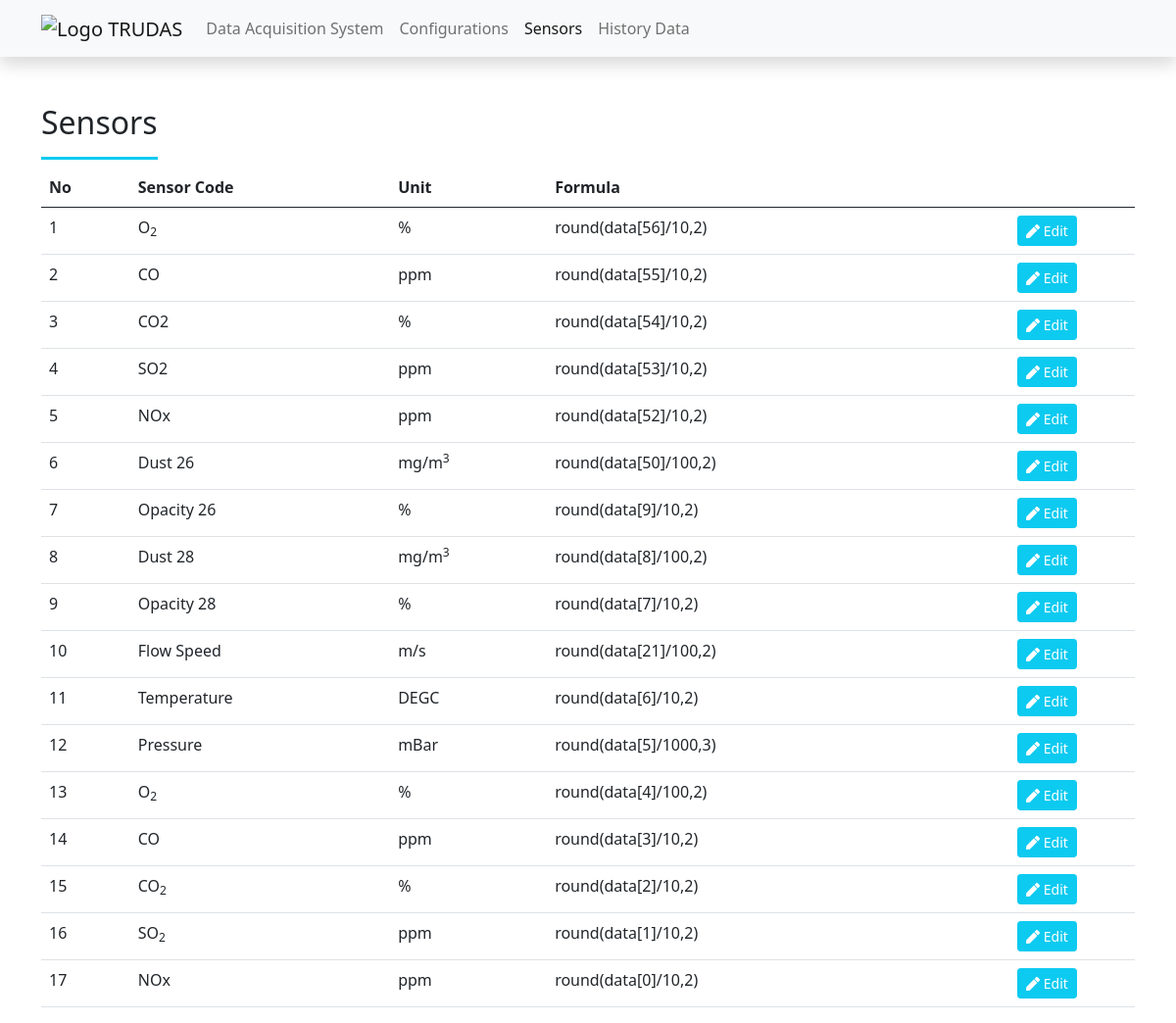
Screenshot of /egateway-das/sensors.php with the database file from the repository.
### tables this page shows
CREATE TABLE `sensors` (
  `id` int(10) unsigned NOT NULL AUTO_INCREMENT,
  `sensor_code` varchar(30) NOT NULL,
  `unit` varchar(100) NOT NULL,
  `formula` varchar(255) NOT NULL,
  `group_name` varchar(10) DEFAULT NULL,
  `xtimestamp` timestamp NOT NULL DEFAULT current_timestamp() ON UPDATE current_timestamp(),
  PRIMARY KEY (`id`),
  KEY `labjack_code` (`sensor_code`),
  KEY `group_name` (`group_name`)
);

### egateway-das/app.php (called while the page is built, shortened)
<?php
class App extends mysqli
{
    public function getSensors($group_name = "")
    {
        try {
            if ($group_name == "")
                $query = "SELECT * FROM sensors ORDER BY id DESC";
            else
                $query = "SELECT * FROM sensors WHERE group_name = '" . $group_name . "'";
            $execute = $this->query($query);
            $i = 0;
            $data = [];
            while ($row = $execute->fetch_assoc()) {
                $data[$i] = $row;
                $i++;
            }
            return $data;
        } catch (Exception $e) {
            return null;
        }
    }
}

### egateway-das/sensors.php (the view, shortened to what this page needs)
<?php
    include_once 'app.php';
    $app = new App();
?>
<!DOCTYPE html>
<html lang="en">
<head>
    <link href="assets/css/bootstrap.min.css" rel="stylesheet">
    <link href="assets/fontawesome/css/all.min.css" rel="stylesheet">
    <?php
        $sensors = $app->getSensors();
    ?>
</head>
<body>
    <?php include 'assets/navbar.php';?>
    <div class="container mt-5">
        <div class="d-flex justify-content-between align-items-center">
            <h1 class="h2 text-dark border-bottom border-3 pr-3 pb-3 border-info d-inline-block">Sensors</h1>
        </div>
        <table class="table table-hovered table-boreded">
            <thead>
                <th>No</th>
                <th>Sensor Code</th>
                <th>Unit</th>
                <th>Formula</th>
                <th></th>
            </thead>
            <tbody>
                <?php $i=1; foreach($sensors as $sensor):?>
                    <tr>
                        <td><?=$i?></td>
                        <td><?=$sensor['sensor_code']?></td>
                        <td><?=$sensor['unit']?></td>
                        <td><?=$sensor['formula']?></td>
                        <td class="text-center">
                            <button data-id="<?=$sensor['id']?>" class="btn btn-sm btn-info btn-edit text-white">
                                <i class="fas fa-pen"></i> Edit
                            </button>
                        </td>
                    </tr>
                <?php $i++; endforeach;?>
            </tbody>
        </table>
    </div>
</body>
</html>

### rows the page displays
sensors: sensor_code "O 2", unit "%", formula "round(data[56]/10,2)"
sensors: sensor_code "CO", unit "ppm", formula "round(data[55]/10,2)"
sensors: sensor_code "CO 2", unit "%", formula "round(data[54]/10,2)"
sensors: sensor_code "SO 2", unit "ppm", formula "round(data[53]/10,2)"
sensors: sensor_code "NOx", unit "ppm", formula "round(data[52]/10,2)"
sensors: sensor_code "Dust 26", unit "mg/m 3", formula "round(data[50]/100,2)"
sensors: sensor_code "Opacity 26", unit "%", formula "round(data[9]/10,2)"
sensors: sensor_code "Dust 28", unit "mg/m 3", formula "round(data[8]/100,2)"
sensors: sensor_code "Opacity 28", unit "%", formula "round(data[7]/10,2)"
sensors: sensor_code "Flow Speed", unit "m/s", formula "round(data[21]/100,2)"
sensors: sensor_code "Temperature", unit "DEGC", formula "round(data[6]/10,2)"
sensors: sensor_code "Pressure", unit "mBar", formula "round(data[5]/1000,3)"
sensors: sensor_code "O 2", unit "%", formula "round(data[4]/100,2)"
sensors: sensor_code "CO", unit "ppm", formula "round(data[3]/10,2)"
sensors: sensor_code "CO 2", unit "%", formula "round(data[2]/10,2)"
sensors: sensor_code "SO 2", unit "ppm", formula "round(data[1]/10,2)"
sensors: sensor_code "NOx", unit "ppm", formula "round(data[0]/10,2)"
